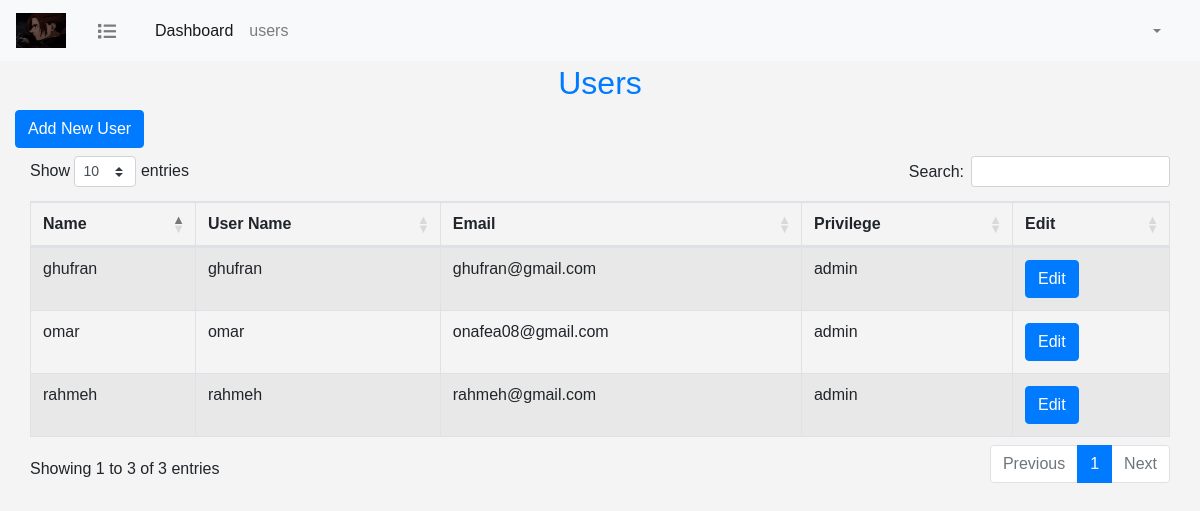
Before: /users/index.php with the older database file.
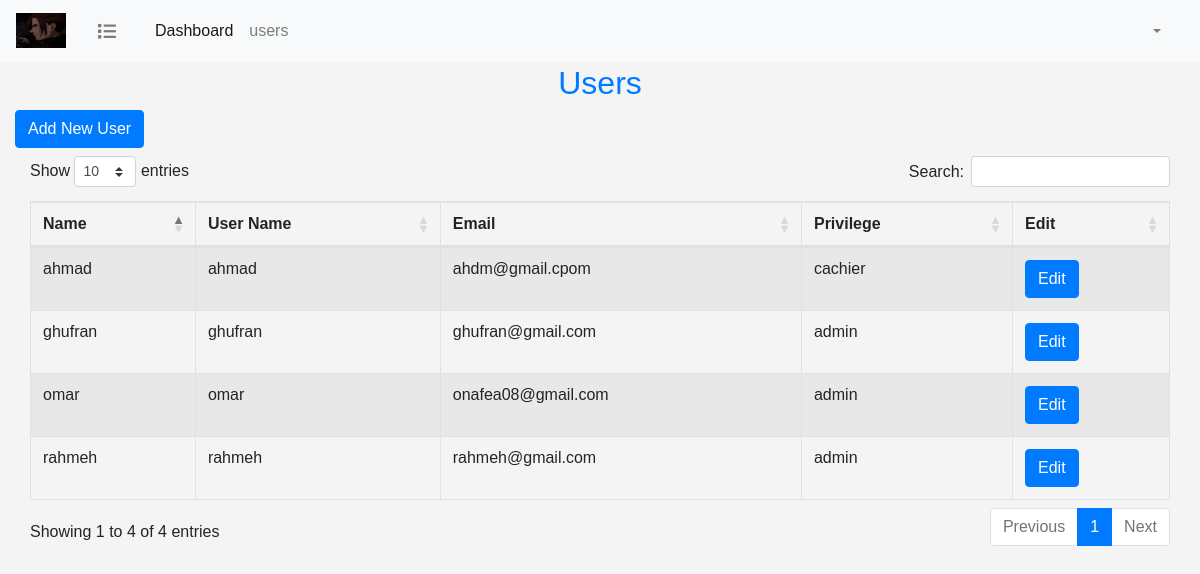
After: the same page with the newer database file.
### tables this page shows
CREATE TABLE IF NOT EXISTS `users` (
  `id` int(11) NOT NULL AUTO_INCREMENT,
  `name` varchar(255) NOT NULL,
  `user_name` varchar(255) NOT NULL,
  `email` varchar(255) NOT NULL,
  `password` varchar(255) NOT NULL,
  `privilege_id` int(11) NOT NULL,
  `is_active` tinyint(1) NOT NULL DEFAULT '1',
  PRIMARY KEY (`id`),
  KEY `privilege_id` (`privilege_id`)
);

CREATE TABLE IF NOT EXISTS `privileges` (
  `id` int(11) NOT NULL AUTO_INCREMENT,
  `privilege` varchar(255) DEFAULT NULL,
  PRIMARY KEY (`id`)
);

### users/index.php (the view, shortened to what this page needs)
<?php
include('../db_connect.php');
$query = "SELECT users.* , privileges.privilege as privilege
  FROM users
INNER JOIN privileges on privileges.id = users.privilege_id; ";
$statement = $con->prepare($query);
$statement->execute();
$users = $statement->fetchAll(PDO::FETCH_ASSOC);
?>
<html>
<head>
    <?php include "../include/header.php";?>
    <link rel="stylesheet" href="users.css">
</head>
<body>
<?php include "../include/navbar.php"?>
<div class="container-fluid pt-5">
     <?php
    include "../include/dashboard.php";
    ?>
    <h2 class="text-primary text-center mt-3">Users</h2>
    <a href="add_user.php" class="btn btn-primary mb-2">Add New User</a>
    <table id="users_table" class="table table-bordered table-striped">
        <thead>
        <tr>
            <th scope="col">Name</th>
            <th scope="col">User Name</th>
            <th scope="col">Email</th>
            <th scope="col">Privilege</th>
            <th scope="col">Edit</th>
        </tr>
        </thead>
        <tbody>
          <?php
          foreach($users as $user)
          { ?>
               <tr>
               <td><?=$user['name']?></td>
               <td><?=$user['user_name']?></td>
               <td><?=$user['email']?></td>
               <td><?=$user['privilege']?></td>
               <td>
                   <a href="add_user.php?user_id=<?=$user['id']?>"  class="btn btn-primary">Edit</a>
               </td>
              </tr>
          <?php }?>
        </tbody>
    </table>
</div>
</body>
</html>

Changed rows visible on the page:
added users: name "ahmad", user_name "ahmad", email "ahdm@gmail.cpom", privilege.privilege "cachier"
Other visible differences:
text written by a page script: "Show entries Search: Showing 1 to 3 of 3 entries Previous 1 Next" → "Show entries Search: Showing 1 to 4 of 4 entries Previous 1 Next"
